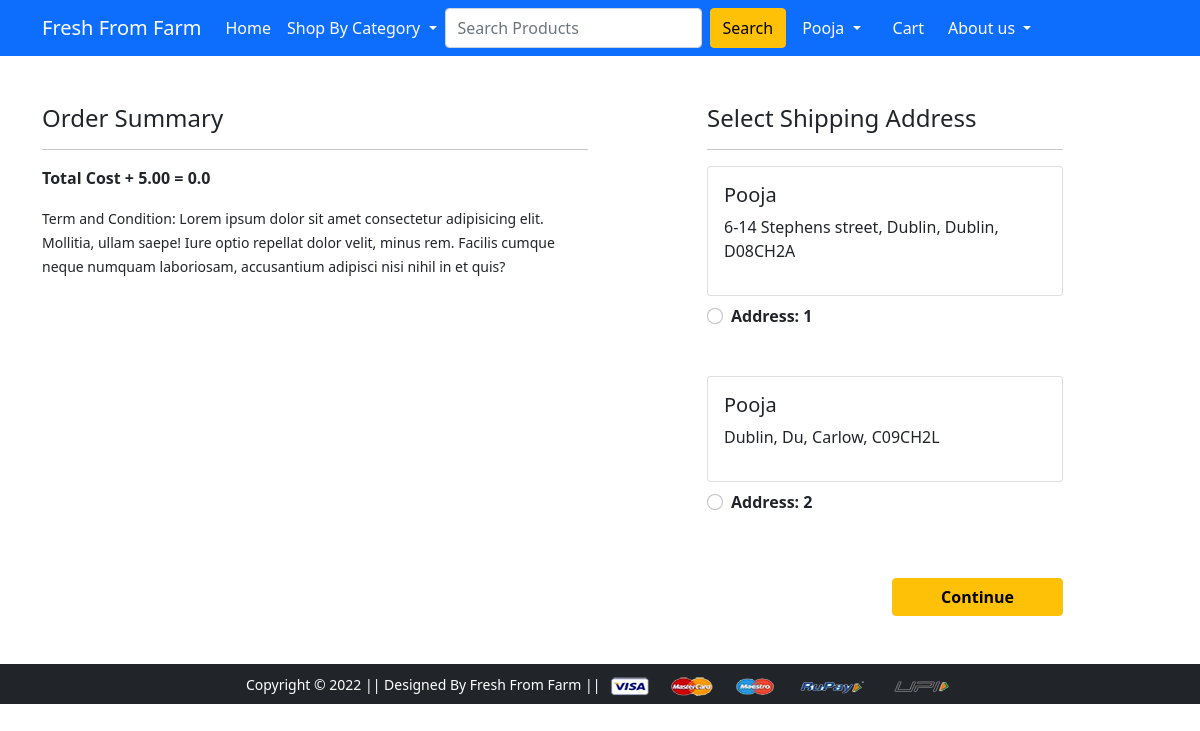
The app's page /checkout/ (signed in), older data.
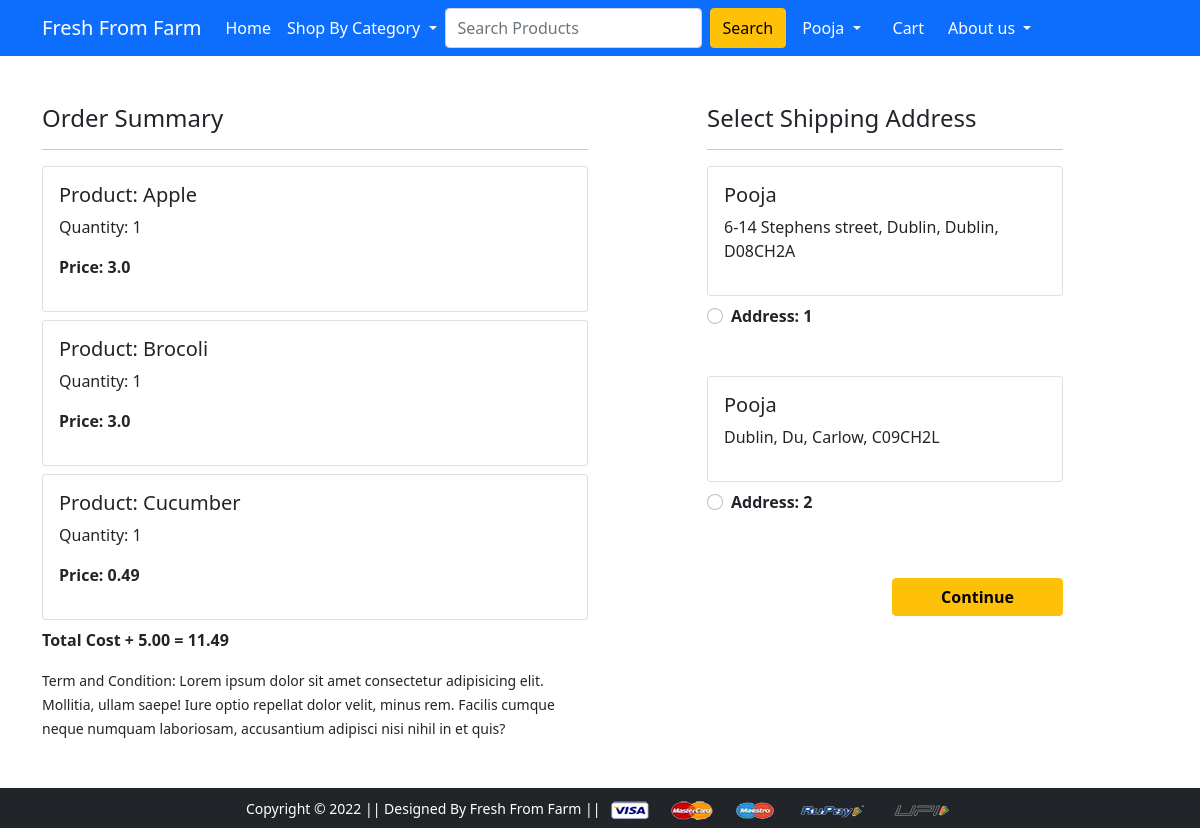
The same page, newer data.
### app/models.py (models this page shows, shortened)
class Customer(models.Model):
    user = models.ForeignKey(User, on_delete=models.CASCADE)
    name = models.CharField(max_length=200)
    locality = models.CharField(max_length=200)
    city = models.CharField(max_length=50)
    eircode = models.CharField(max_length=50, unique=True, validators=[alphanumeric])
    county = models.CharField(choices = COUNTY_CHOICES, max_length=50)

class Cart(models.Model):
    user = models.ForeignKey(User, on_delete=models.CASCADE)
    product = models.ForeignKey(Product, on_delete=models.CASCADE)
    quantity = models.PositiveIntegerField(default=1)
    @property
    def total_cost(self):
     return self.quantity * self.product.discounted_price

class Product(models.Model):
    title = models.CharField(max_length=100)
    selling_price = models.FloatField()
    discounted_price = models.FloatField()
    description = models.TextField()
    supplier = models.CharField(max_length=100)
    category = models.CharField(choices=CATEGORY_CHOICES, max_length=2)
    product_image = models.ImageField(upload_to = 'productimg')

### app/views.py (the view)
# urls.py: path('checkout/', views.checkout, name='checkout'),
@login_required
def checkout(request):
  user = request.user
  add = Customer.objects.filter(user=user)
  cart_items = Cart.objects.filter(user=user)
  amount = 0.00
  shipping_amount = 5.00
  total_amount = 0.0
  cart_product = [p for p in Cart.objects.all() if p.user==request.user]
  if cart_product:
    for p in cart_product:
        tempamount = (p.quantity * p.product.discounted_price)
        amount += tempamount
    total_amount = "{:0.2f}".format(amount + shipping_amount)
  return render (request, 'app/checkout.html', {'add': add , 'total_amount': total_amount , 'cart_items':cart_items})

### app/templates/app/checkout.html (shortened to what this page needs)
{% extends 'app/base.html' %}
{% load static %}
{% block main-content %}
<div class="container">
 <div class="row mt-5">
  <div class="col-sm-6">
    <h4>Order Summary</h4>
    <hr>
    {% for item in cart_items %}
      <div class="card mb-2">
        <div class="card-body">
          <h5>Product: {{item.product.title}}</h5>
          <p>Quantity: {{item.quantity}}</p>
          <p class="fw-bold">Price: {{item.total_cost}} </p>
        </div>
      </div>
      {% endfor %}
      <p class="fw-bold">Total Cost + 5.00 = {{total_amount}} </p>
    <small>Term and Condition: Lorem ipsum dolor sit amet consectetur adipisicing elit. Mollitia, ullam saepe! Iure optio repellat dolor velit, minus rem. Facilis cumque neque numquam laboriosam, accusantium adipisci nisi nihil in et quis?</small>
  </div>
  <div class="col-sm-4 offset-sm-1">
    <h4>Select Shipping Address</h4>
    <hr>
    <form action="/paymentdone">
      {% for ad in add %}
      <div class="card">
        <div class="card-body">
        <h5> {{ad.name}}</h5>
        <p> {{ad.locality}}, {{ad.city}}, {{ad.county}}, {{ad.eircode}} </p>
        </div>
      </div>
        <div class="form-check mt-2 mb-5">
          <input class="form-check-input" type="radio" name="custid" id="custadd{{forloop.counter}}" value="{{ad.id}}">
          <label class="form-check-label fw-bold" for="custadd{{forloop.counter}}">
            Address: {{forloop.counter}} </label>
        </div>
        {% endfor %}
        <div class="text-end">
          <button type="submit" class="btn btn-warning mt-3 px-5 fw-bold">Continue</button>
        </div>
      </form>
    </div>
  </div>
</div>
{% endblock main-content %}

Row changes from the older to the newer data that the page shows:
added Cart: product "Apple", quantity "1", total_cost "3.0"
added Cart: product "Brocoli", quantity "1", total_cost "3.0"
added Cart: product "Cucumber", quantity "1", total_cost "0.49"
Text that changed along with them:
{{ total_amount }}: "0.0" → "11.49"
